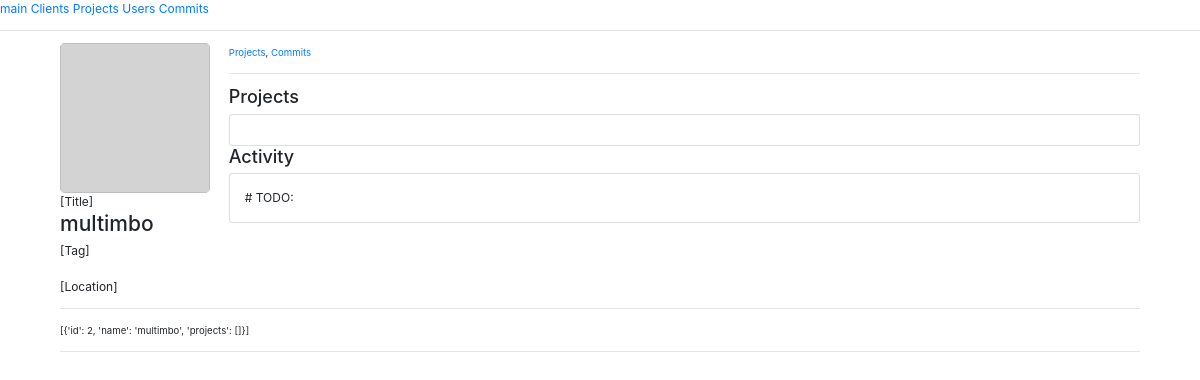
The app's page /client/2, older data.
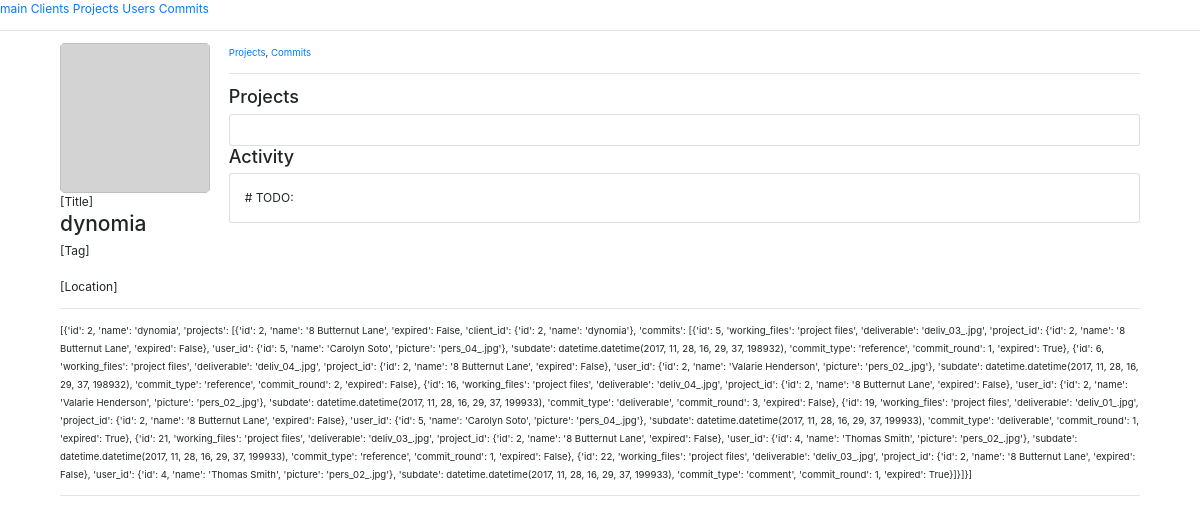
The same page, newer data.
### app.py (models this page shows, shortened)
class Client(db.Model):
    id = db.Column(db.Integer, primary_key=True)
    name = db.Column(db.String)
    projects = db.relationship('Project',
        backref=db.backref('Clients', lazy=True))

### app.py (the view)
@app.route('/client/<int:id>')
def client(id):
    data = module.func.client_get(id)
    return render_template('client.html', data=data)

### module/func.py (called while the page is built)
def scheme_project(row):
    commits = []
    client = {}
    for commit in row.commits:
        commits.append(scheme_commit(commit))
    raw_client = app.Client.query.filter_by(id=row.client_id).first()
    if raw_client:
        client = {
            'id': raw_client.id,
            'name': raw_client.name
        }
    return {
        'id': row.id,
        'name': row.name,
        'expired': row.expired,
        'client_id': client,
        'commits': commits
    }

def scheme_client(row):
    projects = []
    for project in row.projects:
        projects.append(scheme_project(project))
    return {
        'id': row.id,
        'name': row.name,
        'projects': projects
    }

def client_get(id):
    row = app.Client.query.filter_by(id=id).first()
    if row != None:
        output = []
        x = scheme_client(row)
        output.append(x)
        return output
    return []

### templates/client.html (shortened to what this page needs)
{% extends "base.html" %}
{% block content %}
<div style="display:flex">
    <div style="width: 200px;">
        <img style="border-radius: 5px;background-color: lightgray;width:150px; height:150px;">
        [Title]<br>
        <h3>{{data.0.name}}</h3>
        [Tag]
        <br>
        <br>
        [Location]
    </div>
    <div style="width:100%;">
        <small><a href="">Projects</a>, <a href="">Commits</a></small>
        <hr>
        <div>
            <h4>Projects</h4>
            <div class="card" style="width: 100%;">
                <div class="card-body">
                </div>
            </div>
        </div>
        <div>
                <h4>Activity</h4>
                <div class="card" style="width: 100%;">
                    <div class="card-body">
                        <p class="card-text">
                            # TODO:
                        </p>
                    </div>
                </div>
            </div>
    </div>
</div>
<hr>
        <small>{{data}}</small>
{% endblock %}

Row changes from the older to the newer data that the page shows:
changed Client: name "multimbo" → "dynomia"
Text that changed along with them:
{{ data }}: "[{'id': 2, 'name': 'multimbo', 'projects': []}]" → "[{'id': 2, 'name': 'dynomia', 'projects': [{'id': 2, 'name': '8 Butternut Lane', 'expired': False, 'client_id': {'id': 2, 'name': 'dynomia'}, 'commits': [{'id': 5, 'working_files': 'project files', 'deliverable': 'deliv_03_.jpg', 'project_id': {'id': 2, 'name': '8 Butternut Lane', 'expired': False}, 'user_id': {'id': 5, 'name': 'Carolyn Soto', 'picture': 'pers_04_.jpg'}, 'subdate': datetime.datetime(2017, 11, 28, 16, 29, 37, 198932), 'commit_type': 'reference', 'commit_round': 1, 'expired': True}, {'id': 6, 'working_files': 'project files', 'deliverable': 'deliv_04_.jpg', 'project_id': {'id': 2, 'name': '8 Butternut Lane', 'expired': False}, 'user_id': {'id': 2, 'name': 'Valarie Henderson',…"
